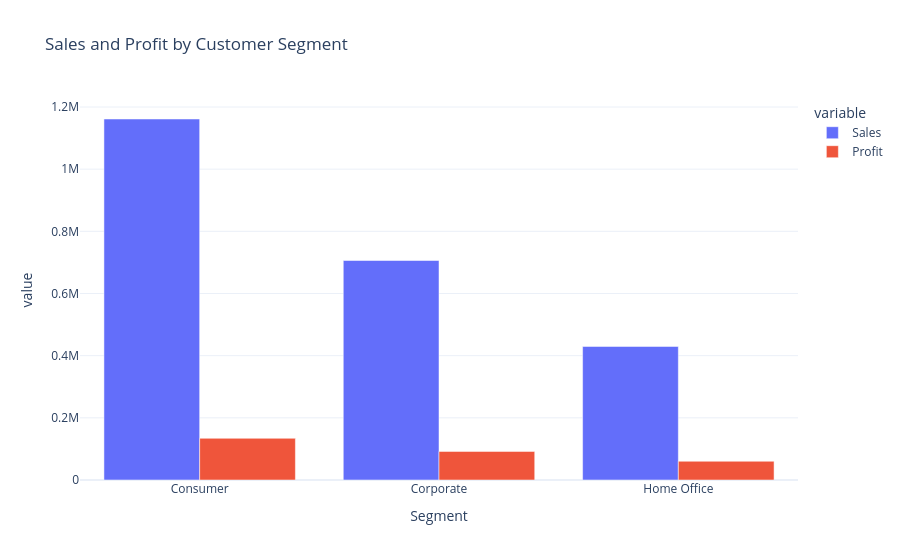

The notebook cell saved with this chart:
### Markdown cell above
# Q6: Sales and Profit by Customer Segment

### Code cell
segment_analysis = data.groupby('Segment')[['Sales','Profit']].sum().reset_index()

fig = px.bar(
    segment_analysis,
    x='Segment',
    y=['Sales','Profit'],
    barmode='group',
    title='Sales and Profit by Customer Segment'
)

fig.show()

### Figure 1 — Plotly figure (JSON) as saved in the notebook; plotly's stock layout.template omitted (floating-point values rounded to 4 significant figures)
{"data": [{"alignmentgroup": "True", "hovertemplate": "variable=Sales<br>Segment=%{x}<br>value=%{y}<extra></extra>", "legendgroup": "Sales", "marker": {"color": "#636efa", "pattern": {"shape": ""}}, "name": "Sales", "offsetgroup": "Sales", "orientation": "v", "showlegend": true, "textposition": "auto", "type": "bar", "x": ["Consumer", "Corporate", "Home Office"], "xaxis": "x", "y": [1161000.0, 706100.0, 429700.0], "yaxis": "y"}, {"alignmentgroup": "True", "hovertemplate": "variable=Profit<br>Segment=%{x}<br>value=%{y}<extra></extra>", "legendgroup": "Profit", "marker": {"color": "#EF553B", "pattern": {"shape": ""}}, "name": "Profit", "offsetgroup": "Profit", "orientation": "v", "showlegend": true, "textposition": "auto", "type": "bar", "x": ["Consumer", "Corporate", "Home Office"], "xaxis": "x", "y": [134100.0, 91980.0, 60300.0], "yaxis": "y"}], "layout": {"barmode": "group", "legend": {"title": {"text": "variable"}, "tracegroupgap": 0}, "title": {"text": "Sales and Profit by Customer Segment"}, "xaxis": {"anchor": "y", "domain": [0, 1], "title": {"text": "Segment"}}, "yaxis": {"anchor": "x", "domain": [0, 1], "title": {"text": "value"}}}}
